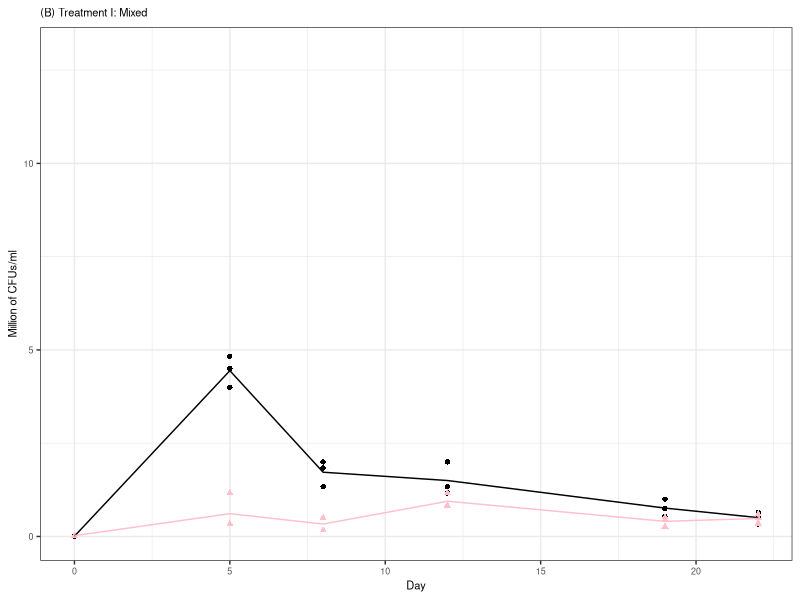
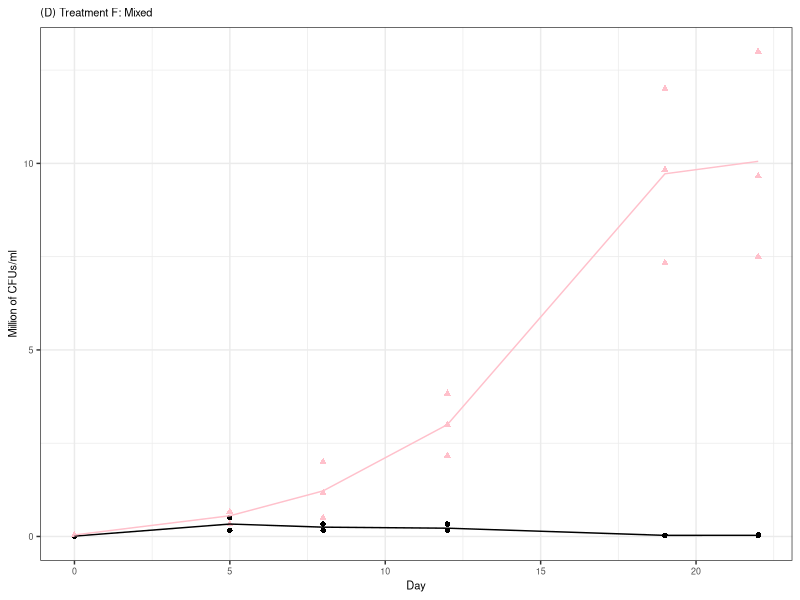
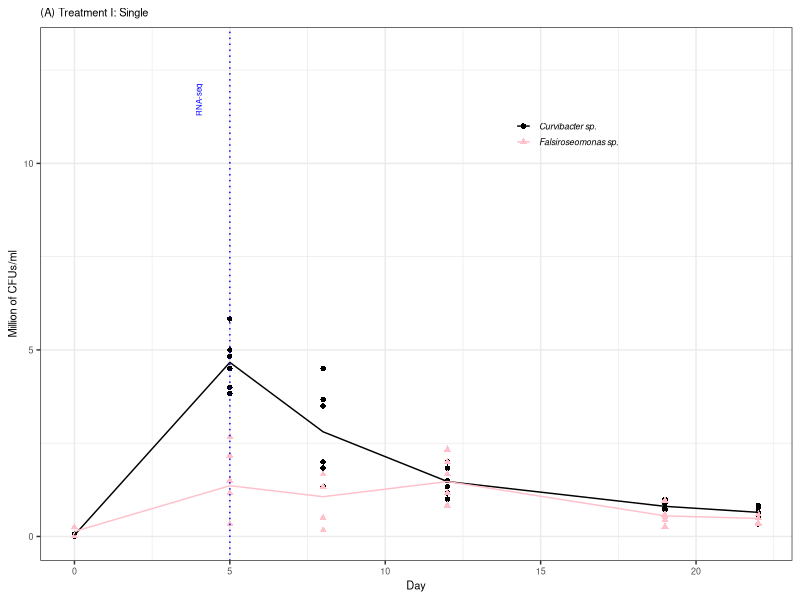
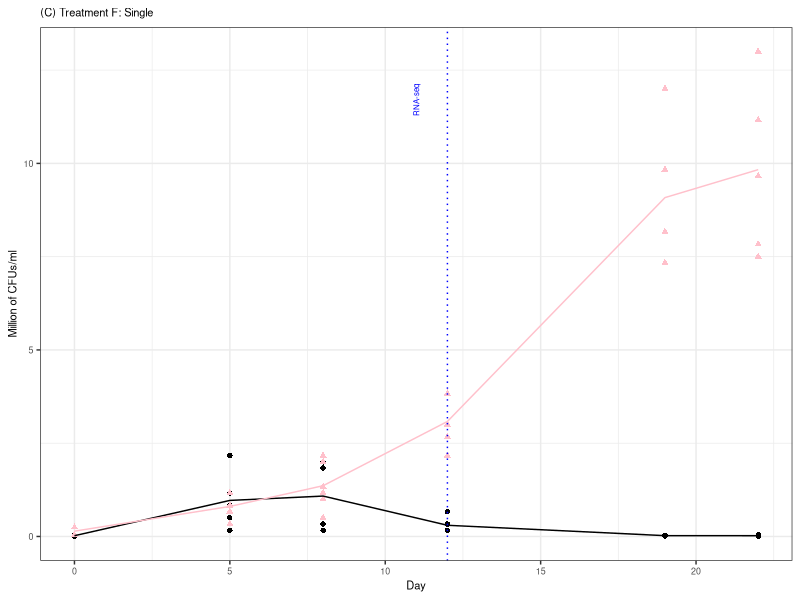

Here is the R script that generated these plots, in order: (Note: this script raises an error after producing the figures.)
#### Figure 1: Bacteria and algal growth curve #####
library(readxl)
library(ggplot2)
library(cowplot)
library(ggpubr)

Count=read_excel("IsolateCount.xlsx")
Count$Density=as.numeric(Count$Density)/1000

TH=Count[Count$Treatments=="D",]
TM=Count[Count$Treatments=="H",]
Mix_TH=Count[Count$Treatments=="D" & Count$Combination=="Mix",]
Mix_TM=Count[Count$Treatments=="H" & Count$Combination=="Mix",]

Single_H=ggplot(data = TH, aes(x = Day, y = Density,col=Bacteria, shape=Bacteria)) +
  geom_point() +  stat_summary(aes(group=Bacteria),fun.y=mean, geom="line")+
  ylab("Million of CFUs/ml")+xlab("Day")+
  geom_vline(xintercept=5,linetype=3,color="blue")+
  annotate(geom = "text", x = 4, y = 11.7, 
           label = "RNA-seq", color = "blue",
           angle = 90, cex=2)+ 
  scale_color_manual(values=c("black", "pink"),labels = c("Curvibacter sp.", "Falsiroseomonas sp.")) + 
  scale_shape_manual(values=c(16,17),labels = c("Curvibacter sp.", "Falsiroseomonas sp.")) + 
  theme_bw()+
  ggtitle("(A) Treatment I: Single") +
  theme(legend.title = element_blank(),
        legend.key.size = unit(4, "mm"),
        legend.background = element_blank(),
        legend.position = c(0.7, 0.8),
        plot.title = element_text(size=8),
        text = element_text(size=8),
        legend.text = element_text(face = "italic"))+ylim(0,13)

Single_M=ggplot(data = TM, aes(x = Day, y = Density,col=Bacteria, shape=Bacteria)) +
  geom_point() +  
  stat_summary(aes(group=Bacteria),fun.y=mean, geom="line")+
  ylab("Million of CFUs/ml")+xlab("Day")+
  geom_vline(xintercept=12,linetype=3,color="blue")+
  annotate(geom = "text", x = 11, y = 11.7, 
           label = "RNA-seq", color = "blue",
           angle = 90, cex=2)+ 
  scale_color_manual(values=c("black", "pink")) + theme_bw()+
  ggtitle("(C) Treatment F: Single") +
  theme(plot.title = element_text(size=8))+
  theme(text = element_text(size=8),
        legend.position = "none") +ylim(0,13)

Mix_H=ggplot(data = Mix_TH, aes(x = Day, y = Density,col=Bacteria, shape=Bacteria)) +
  geom_point() +  
  stat_summary(aes(group=Bacteria),fun.y=mean, geom="line")+
  ylab("Million of CFUs/ml")+xlab("Day")+
  scale_color_manual(values=c("black", "pink")) + theme_bw()+
  ggtitle("(B) Treatment I: Mixed") +
  theme(plot.title = element_text(size=8))+
  theme(text = element_text(size=8),
        legend.position = "none") +ylim(0,13)

Mix_M=ggplot(data = Mix_TM, aes(x = Day, y = Density,col=Bacteria, shape=Bacteria)) +
  geom_point() +  
  stat_summary(aes(group=Bacteria),  fun.y=mean, geom="line")+ 
  ylab("Million of CFUs/ml")+xlab("Day")+
  scale_color_manual(values=c("black", "pink")) + theme_bw()+
  ggtitle("(D) Treatment F: Mixed") +
  theme(plot.title = element_text(size=8))+
  theme(text = element_text(size=8),
        legend.position = "none") +ylim(0,13)


#####Plot algal growth####
library(gdata)
library(reshape2)
Chla = list.files(pattern="^D\\d+\\.xls$") 
Bacteria=read_excel("PlateArrangment.xlsx")

CoDataChla=list()
for (i in 1:length(Chla)){
  rrrawD = lapply(Chla[i], read_excel) ###Just make a list of the plate with different time
  rrawD =as.data.frame(rrrawD)[71,3:50]
  r=as.matrix(rrawD)
  rawD=as.numeric(r) ##Converting data... from dataframe to matrix to numeric...
  Day = sapply(strsplit(Chla[i], ".x"), "[", 1)
  DayRep=rep(Day,length(rawD))
  DayNumeric=as.numeric(rep(sapply(strsplit(Day, "D", fixed = TRUE), "[", 2),length(rawD)))
  x=which(colnames(Bacteria)==Day)
  D=data.frame(Bacteria[,x],rawD,DayNumeric,DayRep)
  colnames(D)=c("Bacteria","Chla","Day_N","Day")
  D=D[D$Bacteria!="Empty",]
  CoDataChla[[i]]=D
  
}
CoMassiveDataChla=melt(CoDataChla,id=1:4)
write.csv(CoMassiveDataChla,"CoMassiveData_Chla.csv")

Algae=ggplot(data = CoMassiveDataChla, aes(x = Day_N, y = Chla, col=Bacteria, shape=Bacteria)) +
  geom_point() +  
  stat_summary(aes(group=Bacteria),fun.y=mean, geom="line")+ 
  ylab("RFU of chlorophyll-a")+xlab("Day")+
  scale_shape_manual(values=c(5,16,4,17),labels = c("Axenic","+Curvibacter sp.","+Mixed symbionts","+Falsiroseomonas sp."))+ 
  scale_color_manual(values=c("darkgreen", "black","brown","pink"),labels = c("Axenic","+Curvibacter sp.","+Mixed symbionts","+Falsiroseomonas sp."))+
  theme_bw()+
  ggtitle("(E) C. sorokiniana growth") +
  theme(legend.title = element_blank(),
        legend.key.size = unit(3, "mm"),
        legend.background = element_blank(),
        legend.position = c(0.25, 0.8),
        plot.title = element_text(size=8),
        text = element_text(size=8),
        legend.text = element_text(face = "italic"))+
  geom_vline(xintercept=12,linetype=3,color="blue")+
  annotate(geom = "text", x = 11, y = 1400, 
           label = "RNA-seq", color = "blue",
           angle = 90, cex=2)

empty_plot = ggdraw() + theme_void()
ggarrange(Single_H, Mix_H,empty_plot,Single_M,Mix_M,Algae,ncol=3, nrow=2)
